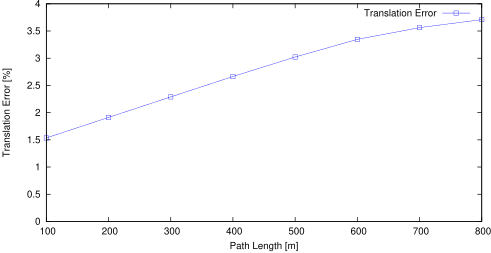

This figure's gnuplot source:
set term postscript eps enhanced color
set output "02_tl.eps"
set size ratio 0.5
set yrange [0:*]
set xlabel "Path Length [m]"
set ylabel "Translation Error [%]"
plot "02_tl.txt" using 1:($2*100) title 'Translation Error' lc rgb "#0000FF" pt 4 w linespoints
